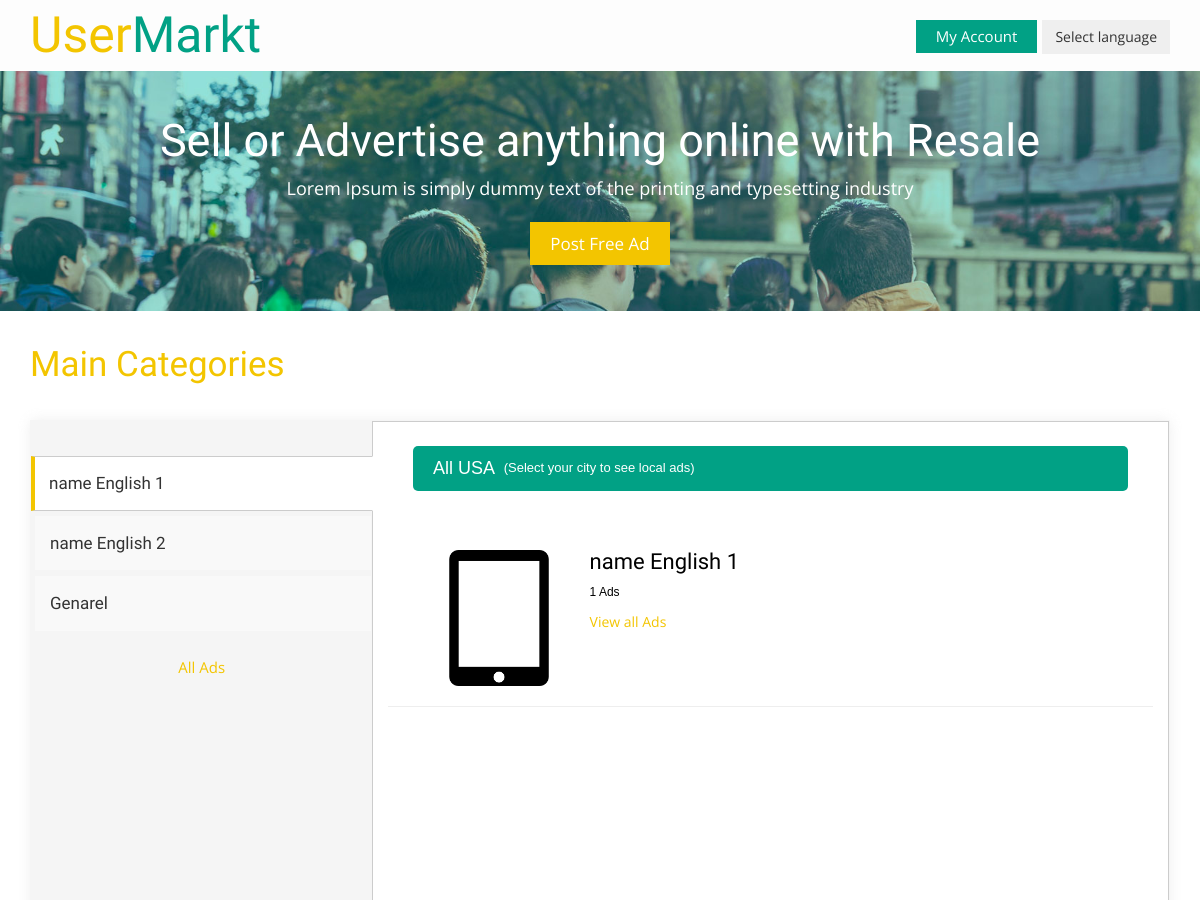
The app's page /categories.php (upper part), older data.
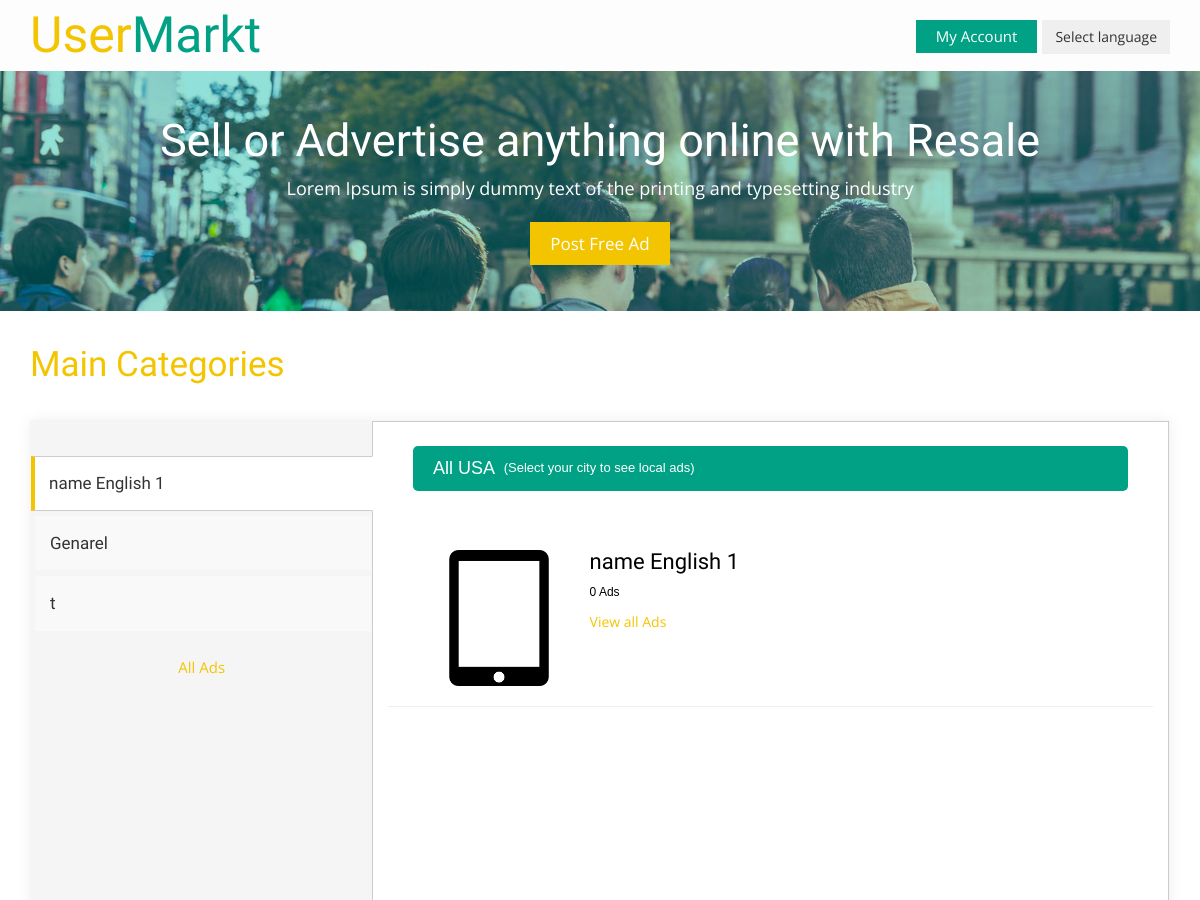
The same page, newer data.
### tables this page shows
CREATE TABLE `category` (
  `id` int(11) NOT NULL,
  `cat_id` int(11) NOT NULL,
  `en_title` varchar(250) NOT NULL,
  `de_title` varchar(250) NOT NULL,
  `icon` varchar(250) NOT NULL,
  `en_banner_title` varchar(250) NOT NULL,
  `de_banner_title` varchar(250) NOT NULL,
  `en_banner_dec` varchar(250) NOT NULL,
  `de_banner_dec` varchar(250) NOT NULL,
  `en_botton_text` varchar(250) NOT NULL,
  `de_botton_text` varchar(250) NOT NULL,
  `button_url` varchar(250) NOT NULL,
  `banner_img` varchar(250) NOT NULL
);

### lib/view.php (called while the page is built, shortened)
<?php
Class Database{
	public $host   = DB_HOST;
	public $user   = DB_USER;
	public $pass   = DB_PASS;
	public $dbname = DB_NAME;
	public $link;
	private function connectDB(){
	$this->link = new mysqli($this->host, $this->user, $this->pass, $this->dbname);
 }
	public function select($query){
		$result = $this->link->query($query) or die($this->link->error.__LINE__);
		if($result->num_rows > 0){
			return $result;
		} else {
			return false;
		}
	}
}

### categories.php (the view, shortened to what this page needs)
<?php include 'inc/hader.php'; ?>
	<div class="banner text-center">
	  <div class="container">
			<h1>Sell or Advertise   <span class="segment-heading">    anything online </span> with Resale</h1>
			<p>Lorem Ipsum is simply dummy text of the printing and typesetting industry</p>
			<a href="post-ad.php">Post Free Ad</a>
	  </div>
	</div>
	<div class="categories-section main-grid-border">
		<div class="container">
			<h2 class="head">Main Categories</h2>
			<div class="category-list">
				<div id="parentVerticalTab">
					<ul class="resp-tabs-list hor_1">
						 <?php
                          $query = "select * from category";
                          $post = $db->select($query);
                          if ($post) {
                            while ($result= $post -> fetch_assoc()) {
                            ?>
						<li><?php echo $result[$lang.'_title']; ?></li>
						<?php }} ?>
						<a href="all-classifieds.php">All Ads</a>
					</ul>
					<div class="resp-tabs-container hor_1">
						<span class="active total" style="display:block;" data-toggle="modal" data-target="#myModal"><strong>All USA</strong> (Select your city to see local ads)</span>
			 <?php
                          $query = "select * from category";
                          $post = $db->select($query);
                          if ($post) {
                            while ($result= $post -> fetch_assoc()) {
                            ?>
						<div>
							<div class="category">
								<div class="category-img">
									<img src="uploads/<?php echo $result['icon']; ?>" title="image" alt="" />
								</div>
								<div class="category-info">
									<h4><?php echo $result[$lang.'_title']; ?></h4>
										<?php
										$gat_cat2= $result['cat_id'];
										$sql="select * from adds where P_catagory = $gat_cat2";
										if ($result3=mysqli_query($con,$sql))
										{
										$rowcount=mysqli_num_rows($result3); ?>
										<span><?php echo $rowcount; ?> Ads</span>
										<?php
										}
										?>
									<a href="all-classifieds.php? $id=<?php echo $result['id']; ?>">View all Ads</a>
								</div>
								<div class="clearfix"></div>
							</div>
						</div>
<?php }} ?>
					</div>
				</div>
			</div>
		</div>
	</div>
	<?php include 'inc/foter.php'; ?>

Row changes from the older to the newer data that the page shows:
removed category: en_title "name English 2", shown under "Main Categories"
changed category "name English 1": rowcount "1" → "0"
added category: en_title "t", shown under "Main Categories"
